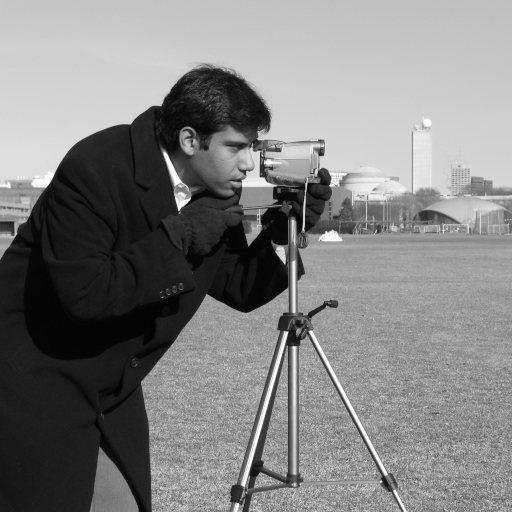
#> input picture skimage.data.camera(), 512 x 512 px
$ jupyter execute 8_HomographyProjections_AndrewCaide.ipynb   (shell and % lines are left out)
#> lines starting #> are read from the running program, lines starting #| are printed output that depends on the picture
# CSCI E-25
## Homography and Projection
### Steve Elston

## Introduction

Transformation or projection of images is a fundamental and essential method in computer vision. Many applications, such as image stitching and stereo vision, require projection methods.

In these exercises our primary focus is on projection using the extrinsic matrix. You will apply three types of commonly used extrinsic and one intrinsic transformation to an image:
1. **Euclidean**, rotation and translation.
2. **Similarity**, rotation, translation and scale.
3. **Affine**,  rotation, translation, scale and shear.
4. **Intrinsic camera parameters**, focal length.

Before starting the exercises execute the code in the cell below to import the required packages.

[cell 1]
import skimage
from skimage import data
from skimage.filters.rank import equalize
import skimage.filters as skfilters
import skimage.morphology as morphology
import skimage.transform as transform
from skimage.color import rgb2gray
from skimage import exposure
from PIL import Image
import numpy as np
import math
import matplotlib.pyplot as plt

## Load and Prepare the Image

For these exercises you will work with a gray scale image. Execute the code in the cell below to load the image and display it.

[cell 2]
def plot_grayscale(img, h=8):
    plt.figure(figsize=(h, h))
    _=plt.imshow(img, cmap=plt.get_cmap('gray'))

camera_image = data.camera()
#> camera_image is the input picture: shape (512, 512); min 0, max 255, mean 129.1
print('Image size = ' + str(camera_image.shape))
#| Image size = (512, 512)
plot_grayscale(camera_image)

To make the process of visualizing the transformations of image easier a dark margin will be added to the image. Execute the code in the cell below to place the image on the background and to display the result.

[cell 3]
half_margin = 256
background = np.zeros((camera_image.shape[0] + 2*half_margin, camera_image.shape[1] + 2*half_margin)).astype('int')
print('Shape of the background = ' + str(background.shape))
#| Shape of the background = (1024, 1024)

camera_image_background = background
#camera_image_background[2*half_margin:camera_image_background.shape[0], 0:camera_image_background.shape[1]-2*half_margin] = camera_image
camera_image_background[half_margin:camera_image_background.shape[0] - half_margin, half_margin:camera_image_background.shape[1]-half_margin] = camera_image
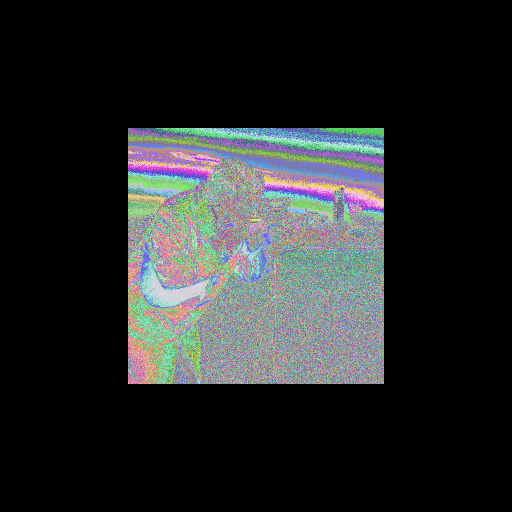
#> camera_image_background: shape (1024, 1024) int64 (shown at 1/2 size); 256 distinct labels, from 0 to 255; one colour per label, 0 black
plot_grayscale(camera_image_background)

> **Note:** Unless otherwise specified, use this gray scale image for the following exercises.

## Euclidean Transformation

The Euclidean transformation involves only rotation and translation. The shape of objects is preserved by the Euclidean transformation.

> **Exercise 8-1:** You will now apply the Euclidean transformation to the image with the margin background. Perform the following steps:
> 1. Create the Numpy transformation matrix for a rotation of $\pi/8$, with no translation, in homogeneous coordinates.
> 2. Display the transformation matrix.
> 3. Apply your transformation matrix to the image using the [skimage.transform.warp](https://scikit-image.org/docs/dev/api/skimage.transform.html#skimage.transform.warp) function, and display the result.

[cell 4]
## Put your code below

def get_rotation_matrix(theta,
                        translation=None,
                        scale=1,
                        shear=None):

    cos, sin = np.cos(theta), np.sin(theta)
    if type(scale)==int or type(scale)==float:
        scale_x = scale
        scale_y = scale
    else:
        scale_x = scale[0]
        scale_y = scale[1]

    x = (1/scale_x)*np.array([cos,-sin,0])#(cos,sin,0)
    y = (1/scale_y)*np.array([sin,cos,0])#(-sin,cos,0)
    z = np.array([0,0,1])
    rotation = np.array((x, y, z))

    if translation is not None:
        rotation[0][2] = translation[0]
        rotation[1][2] = translation[1]

    if shear is not None:
        rotation[0][1] = shear# NOT SURE
        rotation[1][0] = shear# NOT SURE

    print("Rotation Matrix:\n{}\n---".format(rotation))
    return(rotation)


rot = get_rotation_matrix((np.pi/8))

rotated_img=skimage.transform.warp(camera_image_background,rot)
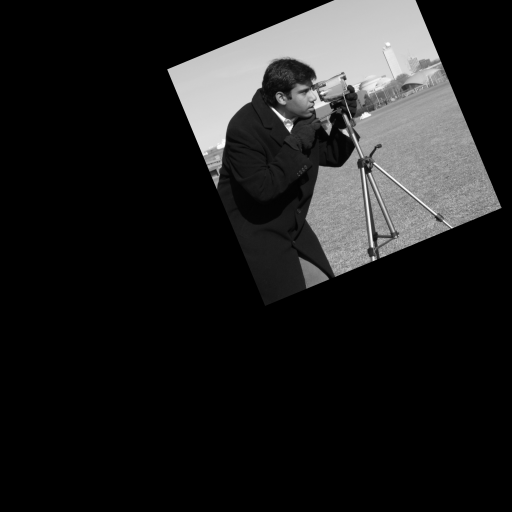
#> rotated_img: shape (1024, 1024) float64 (shown at 1/2 size); min 0, max 2.76e-17, mean 3.41e-18; drawn with min black and max white
plot_grayscale(rotated_img)

> 4. Next create a new Numpy transformation matrix in homogeneous coordinates with the same rotation of $\pi/8$, but with a translation vector of of $[256, -128]^T$.
> 5. Display the new transformation matrix.
> 6. Apply your transformation matrix to the image and display the result.

[cell 5]
## Put your code below
translation = np.array([256,-128]).T
trans_rot = get_rotation_matrix(np.pi/8,translation)

translated_rotated_img = skimage.transform.warp(camera_image_background,trans_rot)
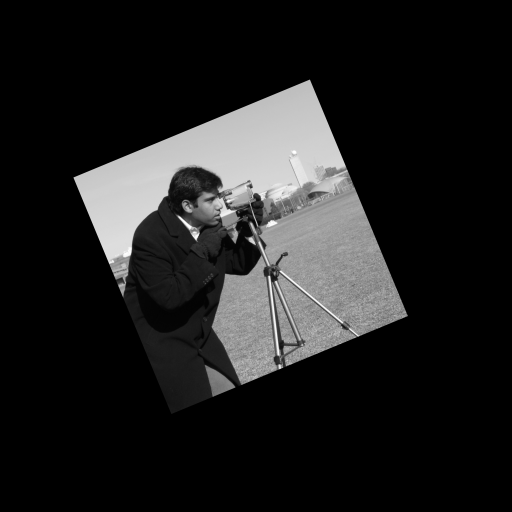
#> translated_rotated_img: shape (1024, 1024) float64 (shown at 1/2 size); min 0, max 2.76e-17, mean 3.5e-18; drawn with min black and max white
plot_grayscale(translated_rotated_img)

> 7. Finally, you can check your transformation matrix by using the [skimage.transform.EuclideanTransform](https://scikit-image.org/docs/stable/api/skimage.transform.html#skimage.transform.EuclideanTransform) function, using the rotation angle and translation vector. Compute and display the transformation matrix, in homogeneous coordinates, using the arguments specified in step 4 of this exercise.

[cell 6]
## Put your code below

transformation_ = skimage.transform.EuclideanTransform(rotation=np.pi/8, translation=translation)
print(transformation_)
translated_rotated_img2 = skimage.transform.warp(camera_image_background,trans_rot)
plot_grayscale(translated_rotated_img2)

> In one or two sentences answer the following questions:
> 1. Examine the image displayed in step 3. Keeping in mind that the origin of the image display is in the upper left corner, does the rotated image appear as you expected and why?
> 2. How does the addition of a translation change the result of the transformation.
> 3. Compare the transformation matrix you computed for step 4 with the matrix computed in step 7. Are these transformation matrices the same?
> **End of exercise.**

> **Answers:**
> 1.      Yes, it matches my image.
> 2.      The rotation matrix rotated the entire image, including the black boarders. without a translation, we run the risk of clipping the image.
> 3.      They are exactly the same.

## Similarity Transform

You will now extend the generality of the transformation by adding a change of scale. A similarity transformation can perform rotation, translation as scale. The like the Euclidean transform, the similarity transform preserves shape.

> **Exercise 8-2:**  You will now do the following to explore the properties of the similarity transform:
> 1. Create a numpy transformation matrix in homogeneous coordinates with the same rotation of $\pi/8$, translation vector of of $[128,0]^T$ and a scale of 0.5. Keep in mind that the scale is applied as $1.0/scale$ to each of the rotation matrix elements.
> 2. Display the transformation matrix.
> 3. Apply your transformation matrix to the image and display the result.

[cell 7]
## Put your code below

translation = np.array([128, 0])
trans_rot_scale = get_rotation_matrix(np.pi/8, translation, 0.5)

scale_translated_rotated_img = skimage.transform.warp(camera_image_background,trans_rot_scale)
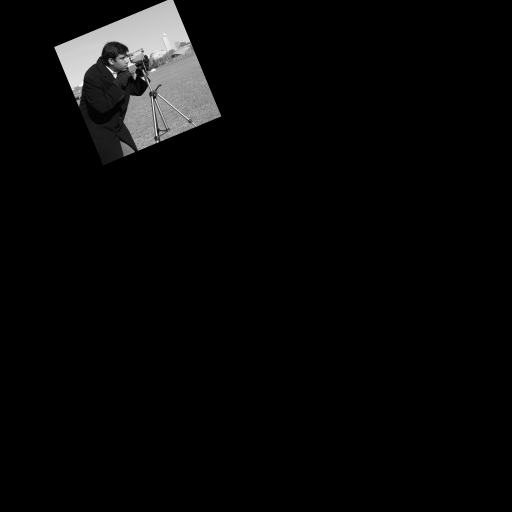
#> scale_translated_rotated_img: shape (1024, 1024) float64 (shown at 1/2 size); min 0, max 2.76e-17, mean 8.74e-19; drawn with min black and max white
plot_grayscale(scale_translated_rotated_img)

> 4. You can check your transformation matrix by using the [skimage.transform.SimilarityTransform](https://scikit-image.org/docs/stable/api/skimage.transform.html#skimage.transform.SimilarityTransform) function, using the rotation angle, translation vector and scale (using the inverse). Compute and display the transformation matrix, in homogeneous coordinates, using the arguments specified in step 1 of this exercise.

[cell 8]
## Put your code below


sim_transform = skimage.transform.SimilarityTransform(scale=2,
                                                      rotation=np.pi/8,
                                                      translation=translation)
print(sim_transform)
sim_transform = skimage.transform.warp(camera_image_background,sim_transform)
plot_grayscale(sim_transform)

> In one or two sentences answer the following questions.
> 1. Compare the image size and shape against the original image size. Does the transform appear to be correctly applied and why?
> 2. Is the homogeneous transformation matrix you computed identical to the one computed with the `SimilarityTransform` function?
> **End of exercise.**

> **Answer:**
> 1.        Both images look similar in shape and orientation; rotated, translated along the x-axis, and half the scale of the original image.
> 2.        In order to get the scaling correct, I needed to take the reciprical of the desired scale (in the `SimilarityTransform` function); to achieve a 50% reduction in size, I needed pass in `scale = 2` into the function.

## Affine Transform

Continuing to generalize the transformation you will now add a shear factor to the transformation. An affine transformation can perform rotation, translation, scaling and shear. The affine transformation preserves parallel lines.

> **Exercise 8-3:**  You will now do the following to explore the properties of the affine transform:
> 1. Create a Numpy transformation matrix in homogeneous coordinates with the same rotation of $\pi/8$, translation vector of $[256,-256]^T$, a scale vector of $[0.8, 0.4]$ and a shear of $\pi/6$. Keep in mind that the scale is applied as $1.0/scale$ to each of the rotation matrix elements. The first element of the inverse scale is applied to the x-axis rotations and the second element to the y-axis rotations. **Shear is added to the y-axis rotations.**
> 2. Display the transformation matrix.
> 3. Apply your transformation matrix to the image and display the result.

[cell 9]
def get_rotation_matrix(theta,
                        translation=None,
                        scale=1,
                        shear=None):

    cos, sin = np.cos(theta), np.sin(theta)
    if type(scale)==int or type(scale)==float:
        scale_x = scale
        scale_y = scale
    else:
        scale_x = scale[0]
        scale_y = scale[1]

    x = (1/scale_x)*np.array([cos,-sin,0])#(cos,sin,0)
    y = (1/scale_y)*np.array([sin,cos,0])#(-sin,cos,0)

    if shear is not None:
        cos_t, sin_t = np.cos(theta+shear), np.sin(theta+shear)
        x = (1/scale_x)*np.array([cos,-sin_t,0])
        y = (1/scale_y)*np.array([sin,cos_t,0])

    z = np.array([0,0,1])
    rotation = np.array((x, y, z))

    if translation is not None:
        rotation[0][2] = translation[0]
        rotation[1][2] = translation[1]

    print("Rotation Matrix:\n{}\n---".format(rotation))
    return(rotation)


## Put your code below

rotation = np.pi/8
translation = np.array([256,-256])
scale = [0.8, 0.4]
shear = np.pi/6

trans_rot_scale = get_rotation_matrix(theta=rotation,
                                      translation=translation,
                                      scale=scale,
                                      shear=shear)

scale_translated_rotated_img = skimage.transform.warp(camera_image_background,trans_rot_scale)
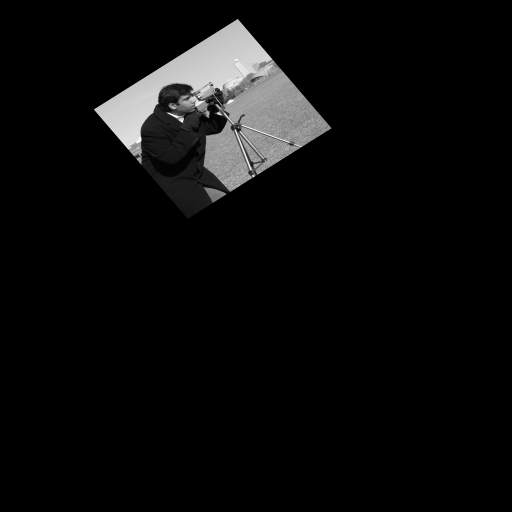
#> scale_translated_rotated_img: shape (1024, 1024) float64 (shown at 1/2 size); min 0, max 2.76e-17, mean 1.29e-18; drawn with min black and max white
plot_grayscale(scale_translated_rotated_img)

> 4. You can check your transformation matrix by using the [skimage.transform.AffineTransform](https://scikit-image.org/docs/stable/api/skimage.transform.html#skimage.transform.AffineTransform) function, using the rotation angle, translation vector and scale (not the inverse). Compute and display the transformation matrix, in homogeneous coordinates, using the arguments specified in step 1 of this exercise.

[cell 10]
## Put your code below

sheared_matrix = skimage.transform.AffineTransform(scale=1/np.array(scale),
                                                   rotation=rotation,
                                                   shear=shear,
                                                   translation=translation)

print(sheared_matrix)
sheared_transform = skimage.transform.warp(camera_image_background,sheared_matrix)
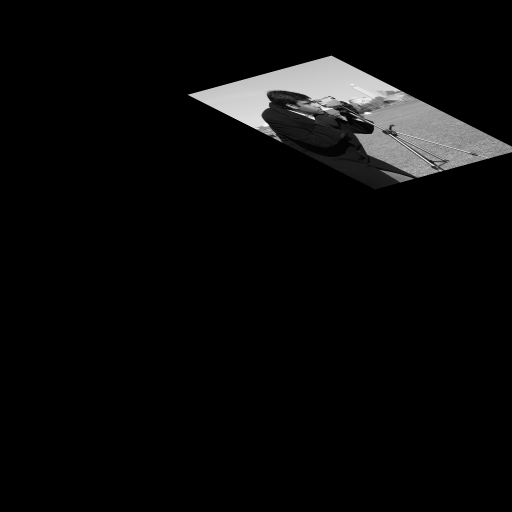
#> sheared_transform: shape (1024, 1024) float64 (shown at 1/2 size); min 0, max 2.76e-17, mean 1.12e-18; drawn with min black and max white
plot_grayscale(sheared_transform)

> In one or two sentences answer the following questions.
> 1. Compare the image size and shape against the original image size. Does the transform appear to be correctly applied and why?
> 2. Is the homogeneous transformation matrix you computed identical to the one computed with the `AffineTransform` function?
> **End of exercise.**

> **Answer:**
> 1.   Everything is applied correctly, apart from the shear. If the shear components are commented out, the images are the same. I am not sure what is meant by `Shear is added to the y-axis rotations.` in the instructions; I tried applying the theta in a variety of ways (in the trig, or additing it) and couldn't get the same transformation.
> 2.   No :(

## Working with the Intrinsic Matrix

Up until now, you have been working only with the extrinsic matrix, which defines the projection of an object on the image plane. These transformations do not account for camera parameters.

The intrinsic matrix is used to model camera characteristics. Here we will only deal with one camera parameter, the focal length. Focal length is typically denoted $[\phi_x, \phi_y]$, for the x and y components, which can be independent.

THe matrix product of the intrinsic matrix and extrinsic matrix is the complete transformation. A transformation accounting for both the relationship between the object and the image plane and the camera characteristics.

> **Exercise 8-4:** You will now apply an intrinsic matrix for two different camera focal lengths by the following steps:
> 1. Define a Numpy extrinsic transform matrix in homogeneous coordinates with rotation $= 0$, translation $[-512,-512]$, no scaling, and no shear.
> 2. Define an intrinsic matrix in homogeneous coordinates with focal length $=2.0$, array offset of 0, and skew correction of 0.
> 3. Perform matrix multiplication between the transform matrix by the intrinsic matrix using [numpy.matmul](https://numpy.org/de/stable/reference/generated/numpy.matmul.html).
> 4. Print the resulting product of the transformation matrix.
> 5. Apply the resulting transformation product to the image and display the result.

[cell 11]
## Put your code below

> 6. Define a Numpy extrinsic transform matrix in homogeneous coordinates with rotation $= 0$, translation $[256,256]$, no scaling, and no shear.
> 7. Define an intrinsic matrix in homogeneous coordinates with focal length $=0.5$, array offset of 0, and skew correction of 0.
> 8. Perform matrix multiplication between the transform matrix by the intrinsic matrix using [numpy.matmul](https://numpy.org/de/stable/reference/generated/numpy.matmul.html).
> 9. Print the resulting product of the transformation matrix.
> 10. Apply the resulting transformation product to the image and display the result.

[cell 12]
## Put your code below

> In one or two sentences answer the following questions.
> 1. Examine the rotation elements of the first complete transformation matrix for focal length of 2.0. What does the diagonal and off diagonal terms tell you about the properties of the resulting transformed image?
> 2. Examine the first transformed image. Does this image appear as it should and why.
> 3. Once again examine the rotation elements of the second complete transformation matrix for focal length of 0.5. What does the diagonal and off diagonal terms tell you about the properties of the resulting transformed image?
> 4. Examine the second transformed image. When compared to the image with focal length of 2.0 is the transformed image with focal length of 0.5 consistent with the change in focal length?
> **End of exercise**.

> **Answers:**
> 1.
> 2.
> 3.
> 4.

## Projective transform

Projective transforms are the most general planar transformations. Here we will only deal with some simple examples, which are equivalent to changing the camera position.

We will define the projective transformation matrix as:

$$
\Omega =
\begin{bmatrix}
   \omega_{11}  & \omega_{12} & \omega_{13} \\
    \omega_{21}  & \omega_{22} & \omega_{23} \\
    \omega_{31}  & \omega_{32} & \omega_{33}
\end{bmatrix}
$$

To simplify the examples in the exercises, we will not consider any rotation or translation. Thus, $\Omega$ can then be written:

$$
\Omega =
\begin{bmatrix}
   1.0  & 0 & 0 \\
    0  & 1.0 & 0 \\
    \omega_{31}  & \omega_{32} & \omega_{33}
\end{bmatrix}
$$

For the following exercise you will work with a picture of a piece of furniture in the interior of a house. To load and prepare this image execute the code in the cell below.

[cell 13]
chest = Image.open('../datafiles/chest.JPG')
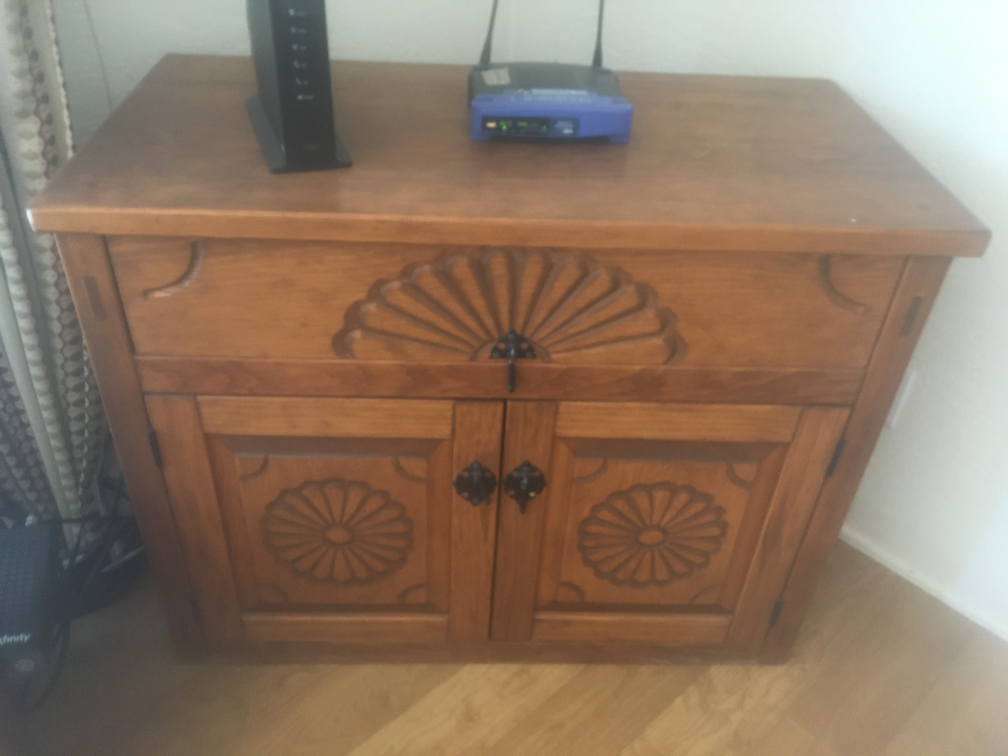
#> input picture datafiles/Chest.JPG, 4032 x 3024 px, found by its file name (shown at 1/4 size)
#> chest is the input picture: PIL image 4032x3024 RGB; mean R, G, B 141.2, 119.3, 100.7
chest = np.array(chest)
print(chest.shape)
#| (3024, 4032, 3)

chest = transform.resize(chest, (300,400))
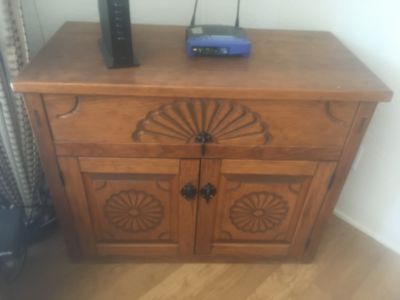
#> chest: shape (300, 400, 3) float64; mean R, G, B 0.554, 0.468, 0.395

chest = rgb2gray(chest)
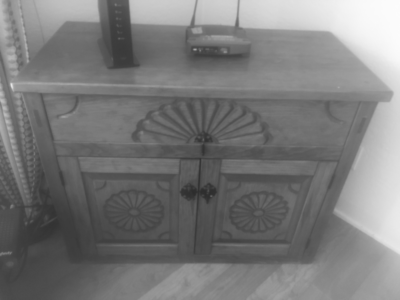
#> chest: shape (300, 400) float64; min 0.176, max 0.989, mean 0.481
plot_grayscale(chest)
